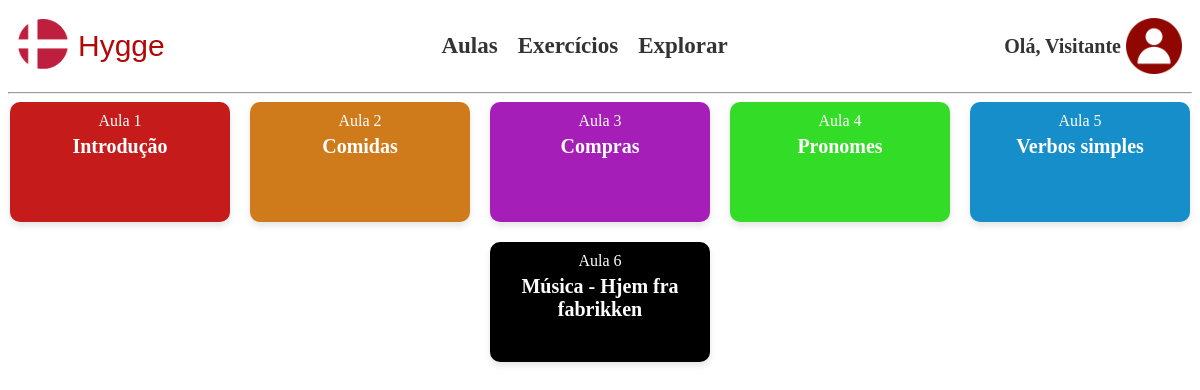
/aulas, run on the app's committed database.
### tables this page shows
CREATE TABLE aulas (
  id_aula INTEGER PRIMARY KEY AUTOINCREMENT,
  nome TEXT NOT NULL,
  numero INTEGER NOT NULL
, cor TEXT, conteudo TEXT, embed_code TEXT);

### app.py (the view)
@app.route('/aulas')
def aulas():
    username = session.get('username', 'Visitante')
    conn = get_db_connection()
    user = conn.execute('SELECT is_admin FROM usuarios WHERE nome = ?', (username,)).fetchone()
    conn.close()
    if user and user['is_admin'] == 1:
        return redirect(url_for('aulas_admin'))
    else:
        conn = get_db_connection()
        aulas = conn.execute('SELECT * FROM aulas').fetchall()
        conn.close()
        return render_template('aulas.html', username=username, aulas=aulas)

### app.py (called while the page is built)
def get_db_connection():
    conn = sqlite3.connect('hygge.db')
    conn.row_factory = sqlite3.Row
    return conn

### templates/aulas.html (shortened to what this page needs)
<!DOCTYPE html>
<html lang="pt-br">
<head>
    <link rel="stylesheet" type="text/css" href="{{ url_for('static', filename='hygge.css') }}">
</head>
<body>
    <nav class="navbar">
        <div class="logo">
            <a href="{{ url_for('home') }}">
                <img src="{{ url_for('static', filename='imagens/logo.png') }}" alt="Logo">
            </a>
            <a href="{{ url_for('home') }}" style="text-decoration: none;">
                <span class="span">Hygge</span>
            </a>
        </div>
        <div class="nav-links">
            <a href="{{ url_for('aulas') }}">Aulas</a>
            <a href="{{ url_for('exercicios') }}">Exercícios</a>
            <a href="{{ url_for('explorar') }}">Explorar</a>
        </div>
<div class="profile">
    <a>Olá, {{ username }}</a>
    <img src="{{ url_for('static', filename='imagens/perfil.png') }}" alt="Perfil" class="img_perfil" onclick="toggleMenu(event)">
</div>
    </nav>
    <hr>
    <div class="container">
        {% for aula in aulas %}
        <a href="{{ url_for('aula_detail', id_aula=aula.id_aula) }}" class="aula-card" style="background-color: {{ aula.cor }};">
            <div class="aula-info">
                <div class="aula-numero">Aula {{ aula.numero }}</div>
                <div class="aula-nome">{{ aula.nome }}</div>
            </div>
        </a>
        {% endfor %}
    </div>
</body>
</html>

### static/hygge.css (style rules this page uses)
.navbar { background-color: #fff; padding: 10px; display: flex; justify-content: space-between; align-items: center; }
.logo { display: flex; align-items: center; }
.logo img { width: 50px; height: 50px; margin-right: 10px; }
.span { font-size: 30px; font-family: Impact, Haettenschweiler, 'Arial Narrow Bold', sans-serif; color: rgb(177, 8, 8); }
.profile { display: flex; align-items: center; font-family: Cambria, Cochin, Georgia, Times, 'Times New Roman', serif; color: #333; font-weight: bold; font-size: 20px; }
.nav-links { display: flex; gap: 20px; }
.nav-links a { text-decoration: none; font-size: 23px; color: #333; font-weight: bold; font-family: Cambria, Cochin, Georgia, Times, 'Times New Roman', serif; }
.img_perfil { width: 7vh; margin-left: 5px; }
.container { display: flex; flex-wrap: wrap; justify-content: center; gap: 20px; }
.aula-card { display: flex; flex-direction: column; justify-content: flex-start; align-items: center; width: 200px; height: 100px; background-color: #cccccc; color: white; text-decoration: none; border-radius: 10px; box-shadow: 0 4px 6px rgba(0, 0, 0, 0.1); cursor: pointer; padding: 10px; }
.aula-info { display: flex; flex-direction: column; justify-content: flex-start; align-items: center; height: 100%; width: 100%; box-sizing: border-box; }
.aula-numero { font-size: 16px; color: white; margin-bottom: 5px; }
.aula-nome { font-size: 20px; font-weight: bold; color: white; text-align: center; }

### data on the page
aulas: numero "1", nome "Introdução"
aulas: numero "2", nome "Comidas"
aulas: numero "3", nome "Compras"
aulas: numero "4", nome "Pronomes"
aulas: numero "5", nome "Verbos simples"
aulas: numero "6", nome "Música - Hjem fra fabrikken"

### other printed values
{{ username }} "Visitante"
